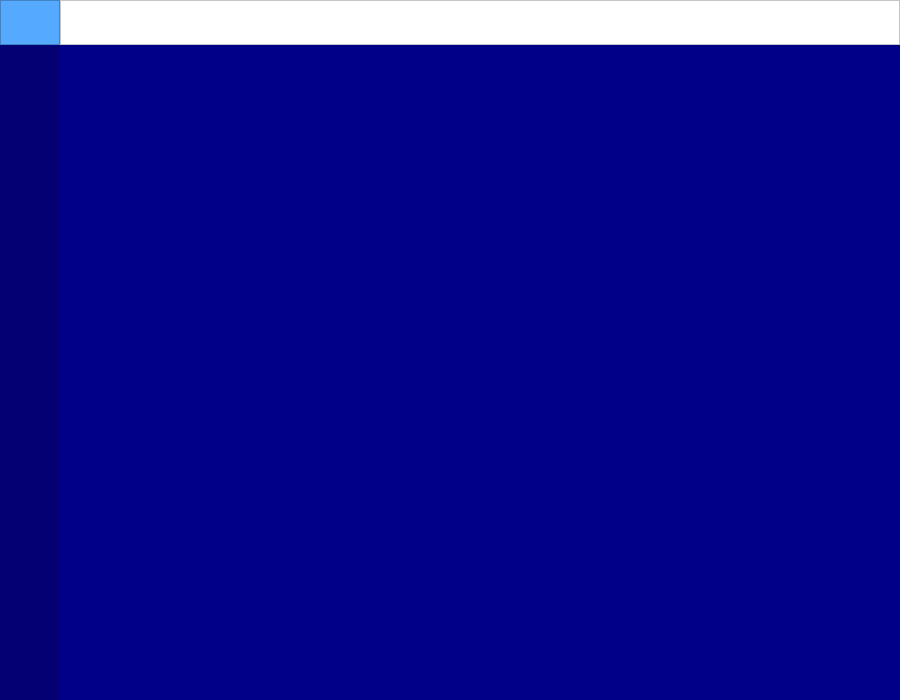
<?xml version="1.0" encoding="UTF-8"?>
<ui version="4.0">
 <class>MainWindow</class>
 <widget class="QMainWindow" name="MainWindow">
  <property name="geometry">
   <rect>
    <x>0</x>
    <y>0</y>
    <width>900</width>
    <height>700</height>
   </rect>
  </property>
  <property name="minimumSize">
   <size>
    <width>900</width>
    <height>700</height>
   </size>
  </property>
  <property name="windowTitle">
   <string>MainWindow</string>
  </property>
  <widget class="QWidget" name="TopMenu">
   <layout class="QVBoxLayout" name="verticalLayout">
    <property name="spacing">
     <number>0</number>
    </property>
    <property name="leftMargin">
     <number>0</number>
    </property>
    <property name="topMargin">
     <number>0</number>
    </property>
    <property name="rightMargin">
     <number>0</number>
    </property>
    <property name="bottomMargin">
     <number>0</number>
    </property>
    <item>
     <widget class="QFrame" name="Topmenu">
      <property name="maximumSize">
       <size>
        <width>16777215</width>
        <height>45</height>
       </size>
      </property>
      <property name="styleSheet">
       <string notr="true">background-color: rgb(255, 255, 255);</string>
      </property>
      <property name="frameShape">
       <enum>QFrame::NoFrame</enum>
      </property>
      <property name="frameShadow">
       <enum>QFrame::Raised</enum>
      </property>
      <layout class="QHBoxLayout" name="horizontalLayout_2">
       <property name="spacing">
        <number>0</number>
       </property>
       <property name="leftMargin">
        <number>0</number>
       </property>
       <property name="topMargin">
        <number>0</number>
       </property>
       <property name="rightMargin">
        <number>0</number>
       </property>
       <property name="bottomMargin">
        <number>0</number>
       </property>
       <item>
        <widget class="QFrame" name="frame">
         <property name="minimumSize">
          <size>
           <width>60</width>
           <height>0</height>
          </size>
         </property>
         <property name="maximumSize">
          <size>
           <width>60</width>
           <height>16777215</height>
          </size>
         </property>
         <property name="styleSheet">
          <string notr="true">background-color: rgb(85, 170, 255);</string>
         </property>
         <property name="frameShape">
          <enum>QFrame::StyledPanel</enum>
         </property>
         <property name="frameShadow">
          <enum>QFrame::Raised</enum>
         </property>
        </widget>
       </item>
       <item>
        <widget class="QFrame" name="frame_2">
         <property name="frameShape">
          <enum>QFrame::StyledPanel</enum>
         </property>
         <property name="frameShadow">
          <enum>QFrame::Raised</enum>
         </property>
        </widget>
       </item>
      </layout>
     </widget>
    </item>
    <item>
     <widget class="QFrame" name="content">
      <property name="styleSheet">
       <string notr="true">background-color: rgb(170, 177, 189);</string>
      </property>
      <property name="frameShape">
       <enum>QFrame::NoFrame</enum>
      </property>
      <property name="frameShadow">
       <enum>QFrame::Raised</enum>
      </property>
      <layout class="QHBoxLayout" name="horizontalLayout">
       <property name="spacing">
        <number>0</number>
       </property>
       <property name="leftMargin">
        <number>0</number>
       </property>
       <property name="topMargin">
        <number>0</number>
       </property>
       <property name="rightMargin">
        <number>0</number>
       </property>
       <property name="bottomMargin">
        <number>0</number>
       </property>
       <item>
        <widget class="QFrame" name="MenuEsq">
         <property name="minimumSize">
          <size>
           <width>60</width>
           <height>0</height>
          </size>
         </property>
         <property name="maximumSize">
          <size>
           <width>60</width>
           <height>16777215</height>
          </size>
         </property>
         <property name="styleSheet">
          <string notr="true">background-color: rgb(4, 0, 116);</string>
         </property>
         <property name="frameShape">
          <enum>QFrame::NoFrame</enum>
         </property>
         <property name="frameShadow">
          <enum>QFrame::Raised</enum>
         </property>
        </widget>
       </item>
       <item>
        <widget class="QFrame" name="MenuDir">
         <property name="styleSheet">
          <string notr="true">background-color: rgb(0, 0, 136);</string>
         </property>
         <property name="frameShape">
          <enum>QFrame::NoFrame</enum>
         </property>
         <property name="frameShadow">
          <enum>QFrame::Raised</enum>
         </property>
        </widget>
       </item>
      </layout>
     </widget>
    </item>
   </layout>
  </widget>
  <widget class="QMenuBar" name="menubar">
   <property name="geometry">
    <rect>
     <x>0</x>
     <y>0</y>
     <width>900</width>
     <height>27</height>
    </rect>
   </property>
  </widget>
 </widget>
 <resources/>
 <connections/>
</ui>
